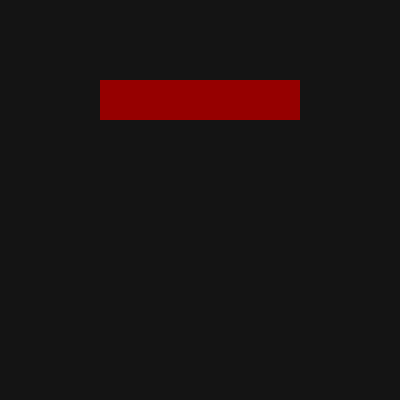
Frame 1 (no input)
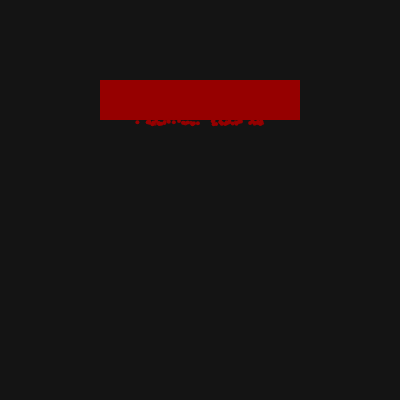
Frame 60 (no input)
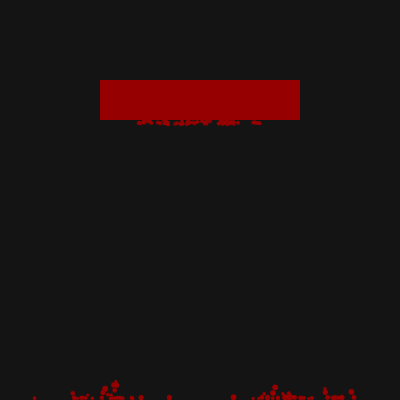
Frame 120 (the mouse pressed at the canvas centre since frame 60)

The p5.js sketch that drew these frames (run headless with seeded random() and noise() and a simulated clock; from frame 60 on, the mouse is pressed at the canvas centre):

// p5.js sketch
// ── sketch.js
// Firework particles falling from the center of a rectangle
let fireworks = [];
let gravity;
let rectX, rectY, rectW, rectH;
let frameInterval = 60; // Control how often fireworks appear

function setup() {
  createCanvas(400, 400);
  
  // Define gravity as a vector
  gravity = createVector(0, 0.2);
  
  // Define rectangle position & size (centered)
  rectW = width / 2;
  rectH = height / 10;
  rectX = width / 2;
  rectY = height / 4;
}

function draw() {
  background(20); // Dark background
  
  // Draw the rectangle (paint source)
  rectMode(CENTER);
  fill(150, 0, 0); // Dark red rectangle
  noStroke(); // Remove border
  rect(rectX, rectY, rectW, rectH);
  
  // Create new fireworks from the center of the rectangle at intervals
  if (frameCount % frameInterval === 0) {
    // Center point of the rectangle
    let centerX = rectX;
    let centerY = rectY + rectH / 2; // Bottom center of the rectangle
    
    // Create particles flowing left and right
    fireworks.push(new Firework(centerX, centerY, "both"));
  }
  
  // Update and display fireworks
  for (let i = fireworks.length - 1; i >= 0; i--) {
    fireworks[i].update();
    fireworks[i].show();
    if (fireworks[i].done()) {
      fireworks.splice(i, 1);
    }
  }
}

class Firework {
  constructor(x, y, side) {
    this.particles = [];
    this.side = side; // "left", "right", or "both"
    
    // Create explosion directly at the starting point
    this.explode(x, y);
  }
  
  done() {
    return this.particles.length === 0;
  }
  
  update() {
    for (let i = this.particles.length - 1; i >= 0; i--) {
      this.particles[i].applyForce(gravity);
      this.particles[i].update();
      if (this.particles[i].done()) {
        this.particles.splice(i, 1);
      }
    }
  }
  
  explode(x, y) {
    // Create particles distributed across a wider area
    for (let i = 0; i < 60; i++) {
      // Calculate a random position along the bottom of the rectangle
      const spreadWidth = rectW * 0.6; // 60% of rectangle width
      const randomOffset = random(-spreadWidth/2, spreadWidth/2);
      const particleX = x + randomOffset;
      
      // Determine direction based on position relative to center
      const direction = particleX < rectX ? "left" : "right";
      
      const p = new Particle(particleX, y, direction);
      this.particles.push(p);
    }
  }
  
  show() {
    for (let particle of this.particles) {
      particle.show();
    }
  }
}

class Particle {
  constructor(x, y, side) {
    this.pos = createVector(x, y);
    this.history = []; // Store previous positions
    this.lifespan = random(50, 90); // Longer lifespan for extended trails
    this.acc = createVector(0, 0);
    this.settled = false; // Track if particle has settled at bottom
    this.settledPos = null; // Final resting position
    this.size = random(3, 6); // Size variation for particles
    
    // Set velocity based on which side the particle comes from
    if (side === "left") {
      // Left side particles - move left and down with more speed for longer trails
      this.vel = createVector(random(-3, -0.8), random(0.8, 4));
      this.vel.x += random(-0.5, 0.5);
      this.vel.y += random(-0.3, 0.3);
    } else {
      // Right side particles - move right and down with more speed for longer trails
      this.vel = createVector(random(0.8, 3), random(0.8, 4));
      this.vel.x += random(-0.5, 0.5);
      this.vel.y += random(-0.3, 0.3);
    }
  }
  
  applyForce(force) {
    this.acc.add(force);
  }
  
  update() {
    // If particle is settled, don't update position and don't decrease lifespan
    if (this.settled) {
      return;
    }
    
    // Store current position in history
    this.history.push(this.pos.copy());
    
    // Keep more positions to create longer trails
    if (this.history.length > random(15, 25)) {
      this.history.shift(); // Remove the oldest position
    }
    
    // Apply physics
    this.vel.mult(0.98); // Reduced damping for longer movement
    this.lifespan -= 1;
    this.vel.add(this.acc);
    this.pos.add(this.vel);
    this.acc.mult(0); // Reset acceleration
    
    // Check for bottom contact or contact with other settled particles
    this.checkSettling();
  }
  
  // Function to check if particle should settle (stop moving)
  checkSettling() {
    // Distance to check for particle collisions
    const collisionDistance = this.size * 0.8;
    
    // Check if particle reached bottom
    if (this.pos.y >= height - this.size/2) {
      this.settled = true;
      this.settledPos = this.pos.copy();
      this.pos.y = height - this.size/2; // Place exactly on bottom
      return;
    }
    
    // Check collision with other settled particles
    // Only check if close to bottom part of screen (optimization)
    if (this.pos.y > height * 0.7) {
      for (let firework of fireworks) {
        for (let particle of firework.particles) {
          // Skip self or non-settled particles
          if (particle === this || !particle.settled) continue;
          
          // Check distance
          const d = dist(this.pos.x, this.pos.y + this.size/2, 
                         particle.pos.x, particle.pos.y - particle.size/2);
          
          if (d < collisionDistance) {
            this.settled = true;
            this.settledPos = this.pos.copy();
            // Move up slightly to sit on top of the other particle
            this.pos.y = particle.pos.y - this.size;
            return;
          }
        }
      }
    }
  }
  
  done() {
    // Settled particles never disappear
    if (this.settled) {
      return false;
    }
    // Only remove particles that are still in motion and have expired
    return this.lifespan < 0;
  }
  
  show() {
    // If settled, just draw the particle without trail
    if (this.settled) {
      // Use full opacity for settled particles
      fill(150, 0, 0);
      noStroke();
      ellipse(this.pos.x, this.pos.y, this.size);
      return;
    }
    
    // For moving particles, draw trail and point
    // Reduce opacity as particle ages
    const alpha = map(this.lifespan, 0, 60, 0, 255);
    
    // Draw trail
    noFill();
    stroke(150, 0, 0, alpha); // Same dark red as rectangle
    strokeWeight(2);
    beginShape();
    for (let p of this.history) {
      vertex(p.x, p.y);
    }
    endShape();
    
    // Draw endpoint
    strokeWeight(4);
    point(this.pos.x, this.pos.y);
  }
}

// Add fireworks on mouse click if inside the rectangle
function mousePressed() {
  if (mouseX > rectX - rectW/2 && mouseX < rectX + rectW/2 &&
      mouseY > rectY - rectH/2 && mouseY < rectY + rectH/2) {
    
    // Create fireworks from the center point
    let fireworkX = rectX; // Center X of rectangle
    let fireworkY = rectY + rectH / 2; // Bottom center of rectangle
    
    // Use the wider distribution point
    fireworks.push(new Firework(fireworkX, fireworkY, "both"));
  }
}
